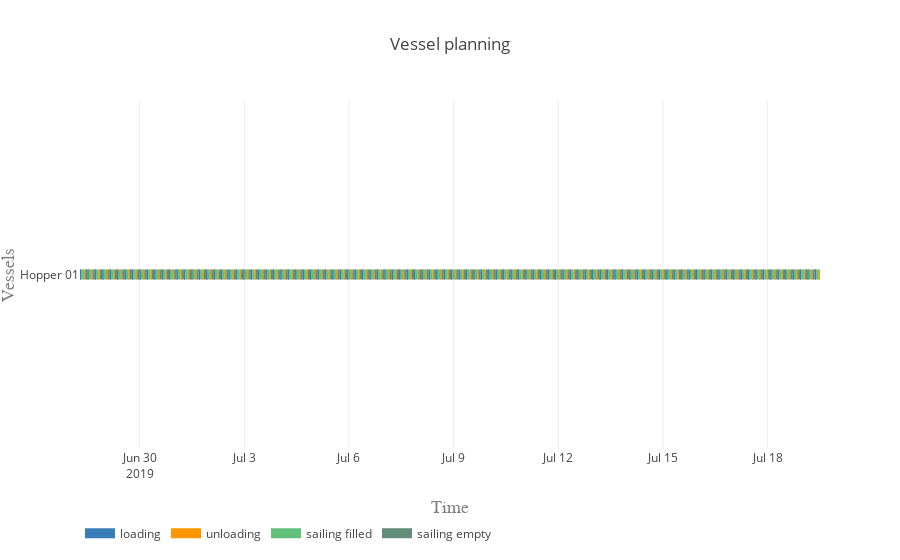

This figure's notebook cell:
### Markdown cell above
#### Vessel planning

### Code cell
vessels = [hopper]

activity_labels = ['loading', 'unloading', 'sailing filled', 'sailing empty']
colors = {0:'rgb(55,126,184)', 1:'rgb(255,150,0)', 2:'rgb(98, 192, 122)', 3:'rgb(98, 141, 122)'}

plot.vessel_planning(vessels, activity_labels, colors)

### Figure 1 — Plotly figure (JSON) as saved in the notebook; plotly's stock layout.template omitted (floating-point values rounded to 4 significant figures; data arrays with more than 128 entries replaced by an {"elided": "..."} marker saying what was removed)
{"data": [{"connectgaps": false, "hoverinfo": "y+name", "line": {"color": "rgb(55,126,184)", "width": 10}, "mode": "lines", "name": "loading", "type": "scatter", "uid": "43ee902b-b3cd-45a7-a29c-fbba3c4c1dca", "x": {"elided": "1000 str values"}, "y": {"elided": "1000 str values"}}, {"connectgaps": false, "hoverinfo": "y+name", "line": {"color": "rgb(255,150,0)", "width": 10}, "mode": "lines", "name": "unloading", "type": "scatter", "uid": "80ad4c68-6be4-465e-bb3b-9682a98e5f05", "x": {"elided": "1000 str values"}, "y": {"elided": "1000 str values"}}, {"connectgaps": false, "hoverinfo": "y+name", "line": {"color": "rgb(98, 192, 122)", "width": 10}, "mode": "lines", "name": "sailing filled", "type": "scatter", "uid": "25204a2f-8ce8-4c1c-a777-7b158b255375", "x": {"elided": "500 str values"}, "y": {"elided": "500 str values"}}, {"connectgaps": false, "hoverinfo": "y+name", "line": {"color": "rgb(98, 141, 122)", "width": 10}, "mode": "lines", "name": "sailing empty", "type": "scatter", "uid": "6fd0824b-486f-4896-8904-cc8f64084b78", "x": {"elided": "495 str values"}, "y": {"elided": "495 str values"}}], "layout": {"hovermode": "closest", "legend": {"orientation": "h", "x": 0, "y": -0.2}, "title": {"text": "Vessel planning"}, "xaxis": {"range": ["2019-06-28 06:56:29", "2019-07-19 12:03:12.841877"], "title": {"font": {"color": "#7f7f7f", "family": "Courier New, monospace", "size": 18}, "text": "Time"}}, "yaxis": {"title": {"font": {"color": "#7f7f7f", "family": "Courier New, monospace", "size": 18}, "text": "Vessels"}}}}
